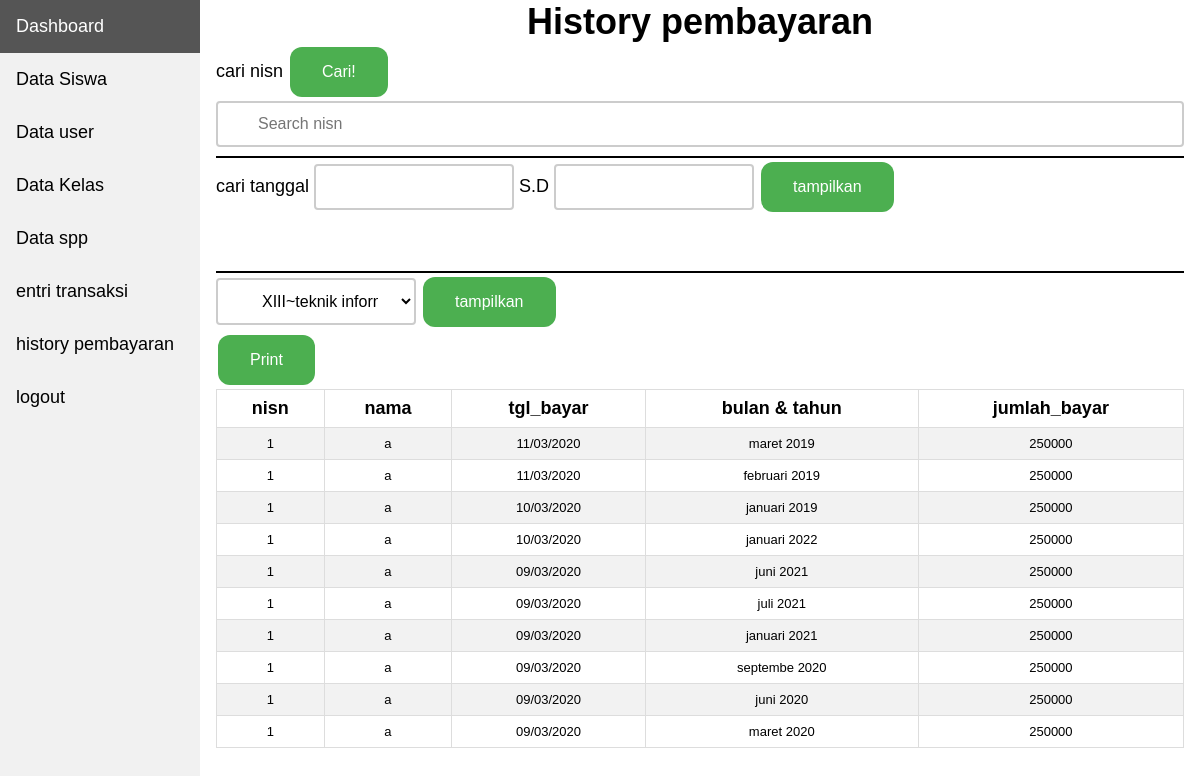
The app's page /admin/history_pembayaran.php (signed in) with its own data.
### tables this page shows
CREATE TABLE IF NOT EXISTS `pembayaran` (
  `id_pembayaran` int(11) NOT NULL AUTO_INCREMENT,
  `id_petugas` int(11) DEFAULT NULL,
  `nisn` varchar(10) NOT NULL,
  `tgl_bayar` date NOT NULL,
  `bulan_dibayar` varchar(8) NOT NULL,
  `tahun_dibayar` varchar(4) NOT NULL,
  `id_spp` int(11) DEFAULT NULL,
  `jumlah_bayar` int(11) NOT NULL,
  PRIMARY KEY (`id_pembayaran`),
  KEY `id_petugas` (`id_petugas`,`nisn`,`id_spp`),
  KEY `nisn` (`nisn`),
  KEY `id_spp` (`id_spp`)
);

CREATE TABLE IF NOT EXISTS `siswa` (
  `nisn` char(10) NOT NULL,
  `nis` char(8) NOT NULL,
  `nama` varchar(35) NOT NULL,
  `id_kelas` int(11) DEFAULT NULL,
  `alamat` text NOT NULL,
  `no_telp` varchar(13) NOT NULL,
  `id_spp` int(11) DEFAULT NULL,
  PRIMARY KEY (`nisn`),
  UNIQUE KEY `nis` (`nis`),
  KEY `id_kelas` (`id_kelas`,`id_spp`),
  KEY `id_spp` (`id_spp`)
);

### functions/functions.php (called while the page is built, shortened)
<?php
$conn = mysqli_connect("localhost", "root", "", "db_spp");
function query($query) {
	global $conn;
	$result = mysqli_query($conn, $query);
	$rows = array();
	while ( $row = mysqli_fetch_assoc($result) ) {
		$rows[] = $row;
	}
	return $rows;
}
 ?>

### admin/history_pembayaran.php (the view, shortened to what this page needs)
<?php
require '../functions/functions.php';
$pembayaran = query("SELECT *  FROM `pembayaran` ORDER BY tgl_bayar DESC");
 ?>
<?php include 'header_admin.php'; ?>
<!DOCTYPE html>
<html>
<head>
</head>
<link rel="stylesheet" type="text/css" href="css/style.css">
  <link rel="stylesheet" href="//code.jquery.com/ui/1.12.1/themes/base/jquery-ui.css">
    <link rel="stylesheet" href="css/jquery-ui.css">
<body>
	<div class="content">
		<h1 class="1">History pembayaran</h1>
<form method="post" class="hiddenprint">
	cari nisn
  <input type="text" class="input1" autofocus name="keyword" placeholder="Search nisn" autocomplete="off"id="keyword">
  <button type="submit" hidden="" name="cari" id="tombol-cari">Cari!</button>
</form>
<hr>
<form method="post" class="hiddenprint">
	cari tanggal
	<input class="i" autocomplete="off" type="text" name="date1" id="datepicker">
	S.D
	<input class="i" autocomplete="off" type="text" name="date2" id="datepicker2">
	<button class="link2" type="submit" name="cari2" class="date">tampilkan</button>
</form>
<hr>
<?php $kelas = query("SELECT * from kelas"); ?>
<form method="get" action="history_kelas.php" class="hiddenprint">
	<select class="i" name="idkelas">
		<?php foreach ($kelas as $row): ?>
		<option value="<?= $row['id_kelas']; ?>"><?= $row['nama_kelas']; ?>~<?= $row['kompetensi_keahlian']; ?></option>
		<?php endforeach; ?>
	</select>
	<button class="link2" name="submit2">tampilkan</button>
</form>
<button class="link2 hiddenprint" onclick="myFunction()">Print</button>
		<div class="overflow">
		<table border="1" cellpadding="10" cellspacing="0  ">
 		<tr>
 			<th>nisn</th>
 			<th>nama</th>
 			<th>tgl_bayar</th>
			<th>bulan & tahun</th>
			<th>jumlah_bayar</th>
 		</tr>
 		<?php foreach ($pembayaran as $row): ?>
 		<tr>
 			<!-- <?php
 			$nama = $row["id_petugas"];
 			$nama_petugas = query("SELECT nama_petugas FROM petugas WHERE id_petugas = '$nama'");
 			?>
 			<td><?= $row["nisn"]; ?></td>
 			<?php
 			$nisn = $row["nisn"];
 			$nama_siswa = query("SELECT nama FROM siswa WHERE nisn = $nisn");?>
 			<td><?= $nama_siswa[0]["nama"]; ?></td>
 			<?php $tgl = $row['tgl_bayar']; ?>
 			<td><?= date("d/m/Y", strtotime($tgl)); ?></td>
			<td><?= $row["bulan_dibayar"]; ?> <?= $row["tahun_dibayar"]; ?></td>
			<td><?= $row["jumlah_bayar"]; ?></td>
 		</tr>
 	<?php endforeach; ?>
 	</table>
 	</div>
	</div>
</body>
</html>

### admin/header_admin.php (shortened to what this page needs)
<!DOCTYPE html>
<html>
<head>
</head>
<body>
<div class="sidebar" id="myDIV">
  <a class="btn" href="home_admin.php">Dashboard</a>
  <a class="btn" href="data_siswa.php">Data Siswa</a>
  <a class="btn" href="data_petugas.php">Data user</a>
  <a class="btn" href="data_kelas.php">Data Kelas</a>
  <a class="btn" href="data_spp.php">Data spp</a>
  <a class="btn" href="entri_transaksi.php">entri transaksi</a>
  <a class="btn" href="history_pembayaran.php">history pembayaran</a>
  <a class="btn" onclick="return confirm('are you sure?')" href="logout.php">logout</a>
</div>
</body>
</html>

### admin/css/style.css (style rules this page uses)
* { padding:0; margin:0; }
body { font-family:Verdana, Geneva, sans-serif; font-size:18px; background-color:#FFF }
td { font-size: 13px; margin: 10px; }
input[type=text] { width: 130px; box-sizing: border-box; border: 2px solid #ccc; border-radius: 4px; font-size: 16px; background-color: white; background-image: url('searchicon.png'); background-position: 10px 10px; background-repeat: no-repeat; padding: 12px 20px 12px 40px; transition: width 0.4s ease-in-out; float: left; }
form .input1 { width: 100%; box-sizing: border-box; border: 2px solid #ccc; border-radius: 4px; font-size: 16px; background-color: white; background-image: url('searchicon.png'); background-position: 10px 10px; background-repeat: no-repeat; padding: 12px 20px 12px 40px; transition: width 0.4s ease-in-out; float: left; }
form .i { width: 200px; box-sizing: border-box; border: 2px solid #ccc; border-radius: 4px; font-size: 16px; background-color: white; background-image: url('searchicon.png'); background-position: 10px 10px; background-repeat: no-repeat; padding: 12px 20px 12px 40px; transition: width 0.4s ease-in-out; float: none; }
hr { border: 1px solid black; margin-top: 55px; }
select { width: 130px; box-sizing: border-box; border: 2px solid #ccc; border-radius: 4px; font-size: 16px; background-color: white; background-image: url('searchicon.png'); background-position: 10px 10px; background-repeat: no-repeat; padding: 12px 20px 12px 40px; transition: width 0.4s ease-in-out; }
table { border-collapse: collapse; border-spacing: 0; width: 100%; border: 1px solid #ddd; float: left; }
th, td { text-align: center; padding: 8px; }
tr:nth-child(even) { background-color: #f2f2f2 }
h1 { text-align: center; }
.overflow { overflow: auto; }
button { background-color: #4CAF50; border: none; color: white; padding: 16px 32px; text-align: center; text-decoration: none; display: inline-block; font-size: 16px; border-radius: 12px; margin: 4px 2px; cursor: pointer; }

### admin/header_admin.php (style rules this page uses)
body { margin: 0; font-family: "Lato", sans-serif; }
.sidebar { margin: 0; padding: 0; width: 200px; background-color: #f1f1f1; position: fixed; height: 100%; overflow: auto; }
.sidebar a { display: block; color: black; padding: 16px; text-decoration: none; }
div.content { margin-left: 200px; padding: 1px 16px; height: 655px; }

### records on screen
pembayaran: nisn "1", nisn.nama "a", tgl_bayar "11/03/2020", bulan_dibayar "maret", tahun_dibayar "2019", jumlah_bayar "250000"
pembayaran: nisn "1", nisn.nama "a", tgl_bayar "11/03/2020", bulan_dibayar "februari", tahun_dibayar "2019", jumlah_bayar "250000"
pembayaran: nisn "1", nisn.nama "a", tgl_bayar "10/03/2020", bulan_dibayar "januari", tahun_dibayar "2019", jumlah_bayar "250000"
pembayaran: nisn "1", nisn.nama "a", tgl_bayar "10/03/2020", bulan_dibayar "januari", tahun_dibayar "2022", jumlah_bayar "250000"
pembayaran: nisn "1", nisn.nama "a", tgl_bayar "09/03/2020", bulan_dibayar "juni", tahun_dibayar "2021", jumlah_bayar "250000"
pembayaran: nisn "1", nisn.nama "a", tgl_bayar "09/03/2020", bulan_dibayar "juli", tahun_dibayar "2021", jumlah_bayar "250000"
pembayaran: nisn "1", nisn.nama "a", tgl_bayar "09/03/2020", bulan_dibayar "januari", tahun_dibayar "2021", jumlah_bayar "250000"
pembayaran: nisn "1", nisn.nama "a", tgl_bayar "09/03/2020", bulan_dibayar "septembe", tahun_dibayar "2020", jumlah_bayar "250000"
pembayaran: nisn "1", nisn.nama "a", tgl_bayar "09/03/2020", bulan_dibayar "juni", tahun_dibayar "2020", jumlah_bayar "250000"
pembayaran: nisn "1", nisn.nama "a", tgl_bayar "09/03/2020", bulan_dibayar "maret", tahun_dibayar "2020", jumlah_bayar "250000"

### other values on screen
form field idkelas "XIII~teknik informatika"
